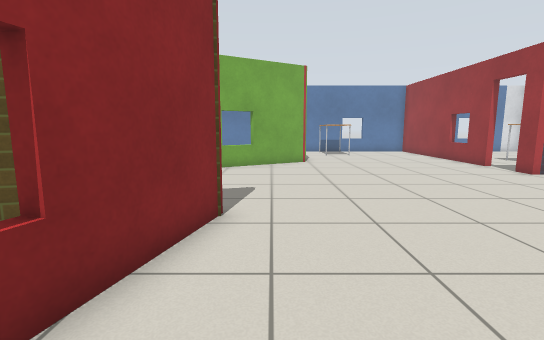
[1] (above)

23 first-person views from a walk through a Gazebo world. The camera is 0.9 m above the floor, tilts 8° down and sees 85° across. The floor is counted in squares, 0.5 m on a side. Each view is taken from the middle of a square. On the plan, view 1 faces up. The plan holds only what a view shows up to about 16 squares ahead; the rest is blank. The place goes on beyond the plan. The robots in the file are not drawn. Gazebo's built-in surfaces are drawn with simple patterns.

[2]
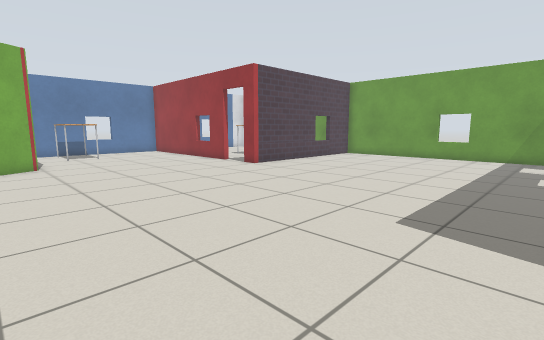

[3]
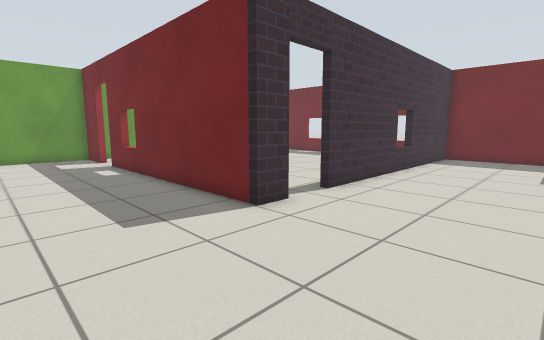

[4]
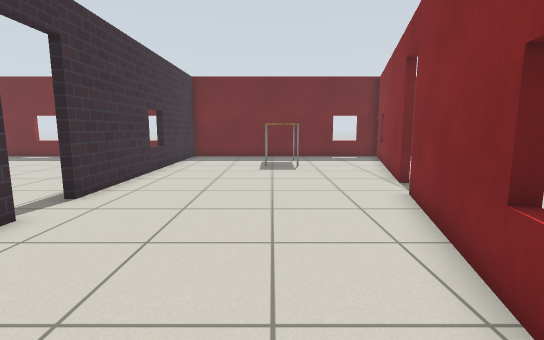

[5]
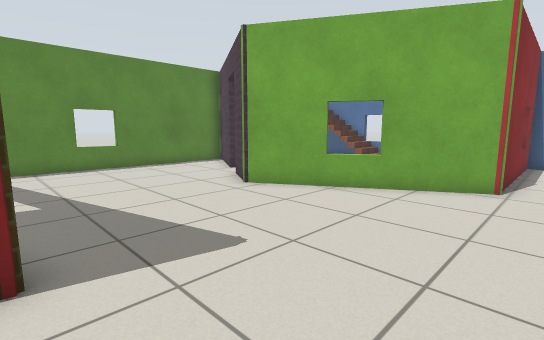

[6]
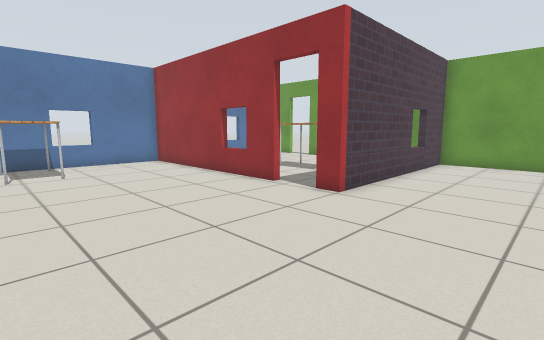

[7]
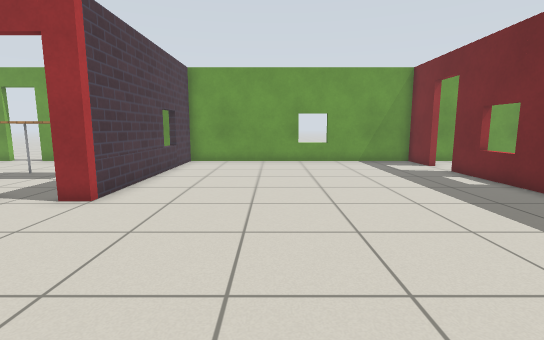

[8]
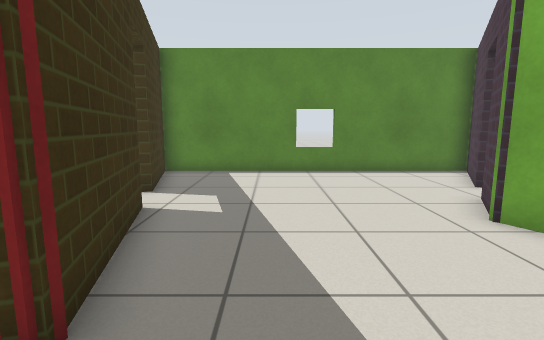

[9]
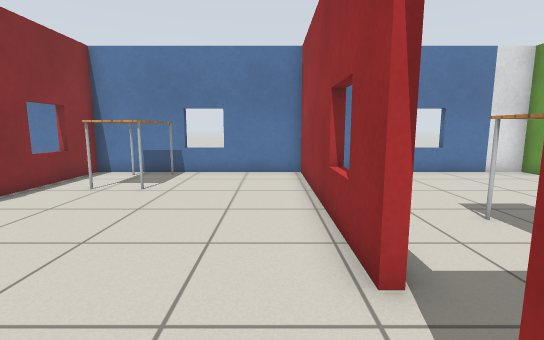

[10]
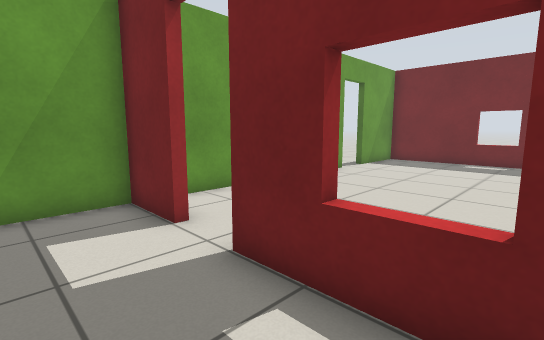

[11]
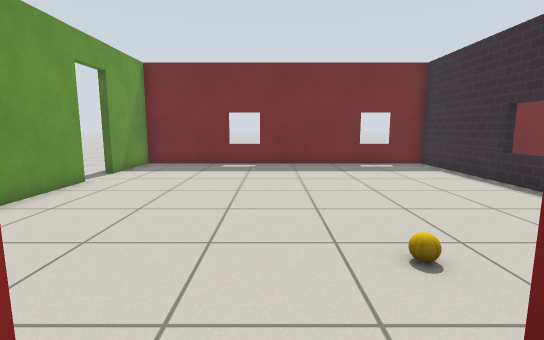

[12]
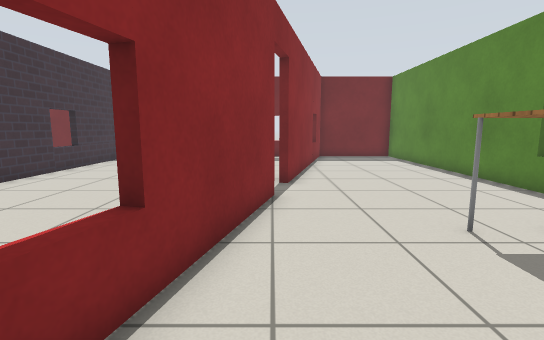

[13]
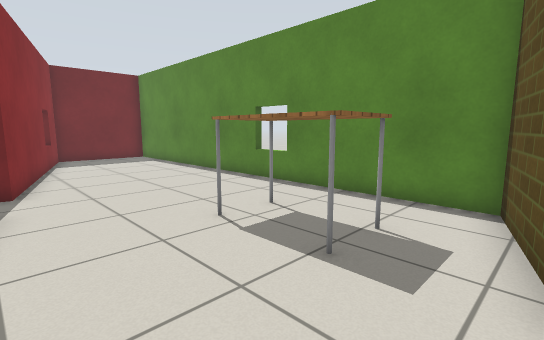

[14]
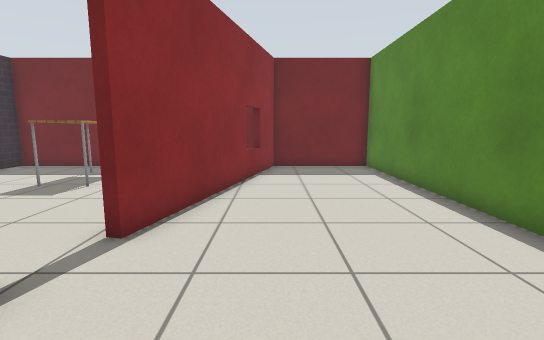

[15]
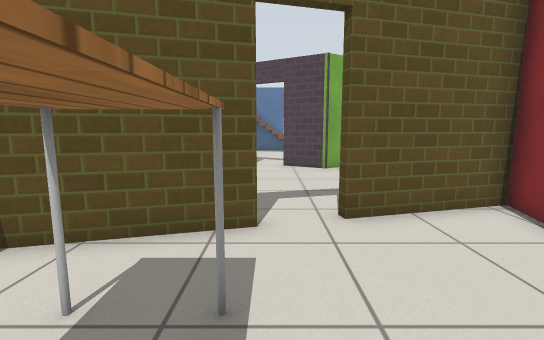

[16]
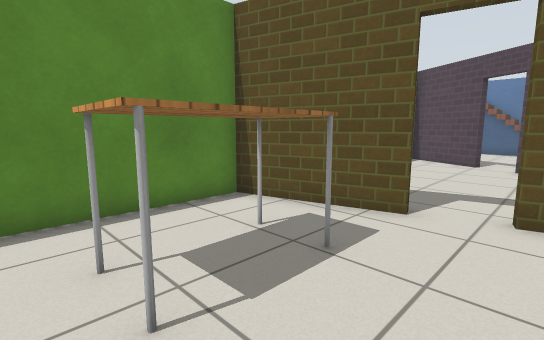

[17]
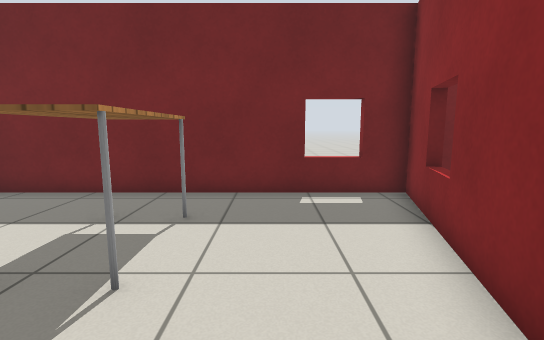

[18]
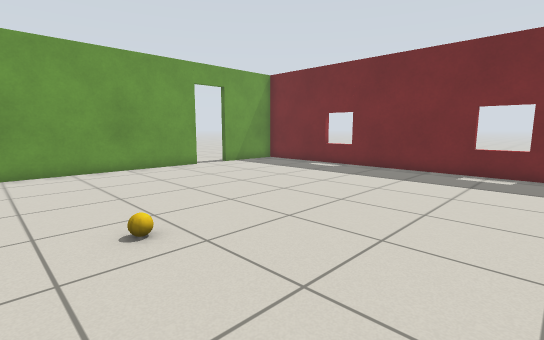

[19]
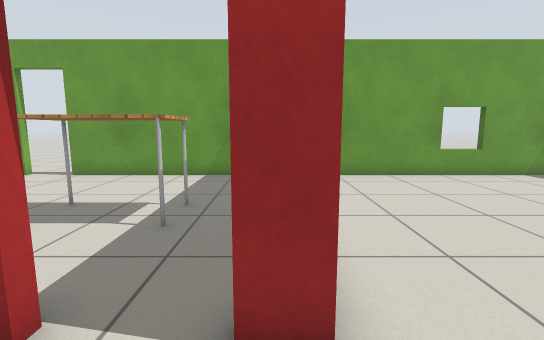

[20]
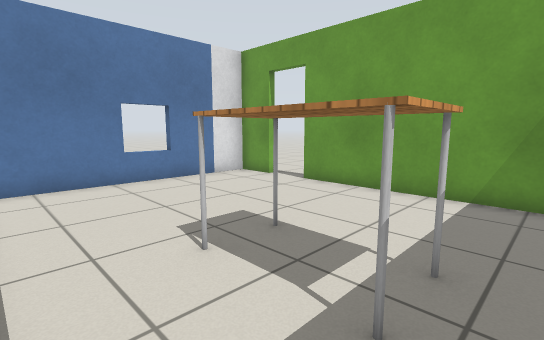

[21]
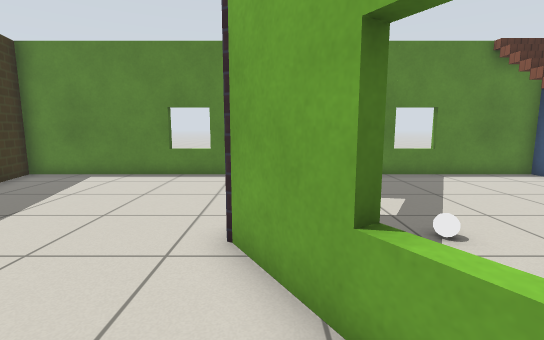

[22]
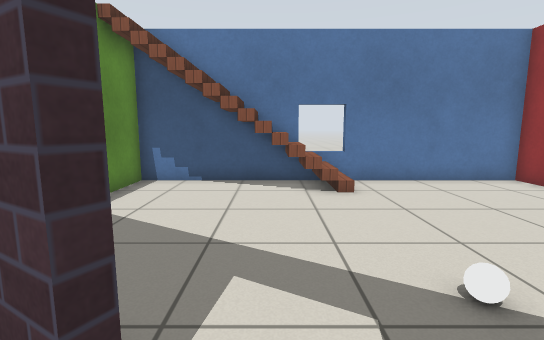

[23]
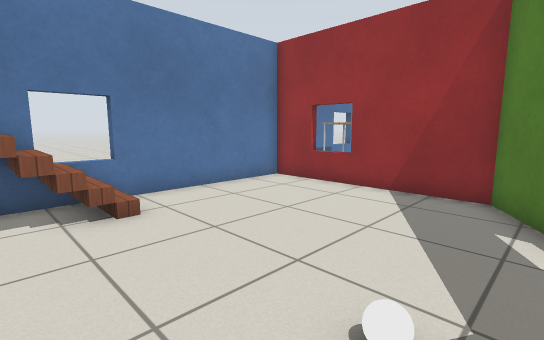

### Floor plan
Points are (right, up) in squares from view 1. A wall is a line through its corners. A room is listed if a view was taken in it or the views show most of it. See-through windows are left out.
Room 1 (views 1, 2, 3, 4, 5, 6, 7, 8, 9, 10, 11, 17, 19, 21, 22)
walls: (5, -1.8) (5, -0.6) (15.4, -0.6); (-5.6, 5) (-1.1, 6.2) (-1.1, 6.1) (-3.8, -4.1); (10.2, 14.1) (10.2, 23.2) (1.8, 23.2) (1.8, 16) (-4.6, 12.3) (-6.5, 13.4); (-4.2, -5.7) (-6.8, -15.2) (5, -15.2) (5, -3.4); (17.1, -0.6) (19.4, -0.6) (19.4, 11.5) (10.2, 11.5) (10.2, 12.4); (-7.9, 14.2) (-11.5, 16.3) (-11.5, 3.4) (-7.3, 4.6); (19.2, 3.9) (19.7, 3.9)
ways out: open door at (-6.5, 5) to room 2; open door at (-4, -4.5) to room 2; open door at (5, -2.5) to room 3; open door at (16.5, -1) to room 3; open door at (10, 13.5) to room 4; open door at (-7.5, 14) to room 5
objects: table (-1, -13) to (0, -10); table (4, 20) to (5, 22)
Room 2 (views 12, 13, 14, 15, 16)
walls: (-4.1, -4) (-2.4, 2.4); (-7.3, 4.6) (-7.3, 4.3) (-11.5, 3.1) (-11.5, -15.2) (-7.1, -15.2) (-4.5, -5.6); (-1.5, 5.8) (-5.5, 4.7) (-5.6, 5)
ways out: open door at (-6.5, 5) to room 1; open door at (-4, -4.5) to room 1
objects: table (-9, -1) to (-8, 2)
Room 3 (view 18)
walls: (5.3, -8.2) (5.3, -15.2) (19.4, -15.2) (19.4, -11.7); (19.4, -10) (19.4, -2)
ways out: open door at (5, -2.5) to room 1; open door at (16.5, -1) to room 1; open door at (19.5, -10.5)
objects: yellow ball (11, -4)
Room 4 (view 20)
walls: (10.6, 14.1) (10.2, 14.1); (19.4, 12.5) (19.4, 19.8); (19.4, 21.5) (19.4, 23.2) (11.2, 23.2)
ways out: open door at (10, 13.5) to room 1; open door at (19.5, 20.5)
objects: table (14, 14) to (15, 17)
Room 5 (view 23)
walls: (-0.2, 15.2) (1.5, 16.2) (1.5, 23.2) (-11.5, 23.2) (-11.5, 17.2)
ways out: open door at (-7.5, 14) to room 1
objects: white ball (-5, 16)

Positions as (right, up) in squares from view 1, and headings:
1: (0, 0), facing up
2: (0, 0), facing up-right
3: (0, 4), facing down-right
4: (0, 4), facing down
5: (3, 6), facing up-left
6: (3, 7), facing up-right
7: (3, 7), facing right
8: (1, 8), facing left
9: (9, 11), facing up
10: (12, 2), facing down-right
11: (13, 0), facing down
12: (-4, 4), facing down
13: (-4, 4), facing down-left
14: (-7, -1), facing down
15: (-7, -1), facing up
16: (-5, -2), facing up-left
17: (-3, -7), facing down
18: (6, -2), facing down-right
19: (8, 12), facing right
20: (11, 13), facing up-right
21: (0, 13), facing left
22: (-7, 13), facing up
23: (-7, 15), facing up-right
